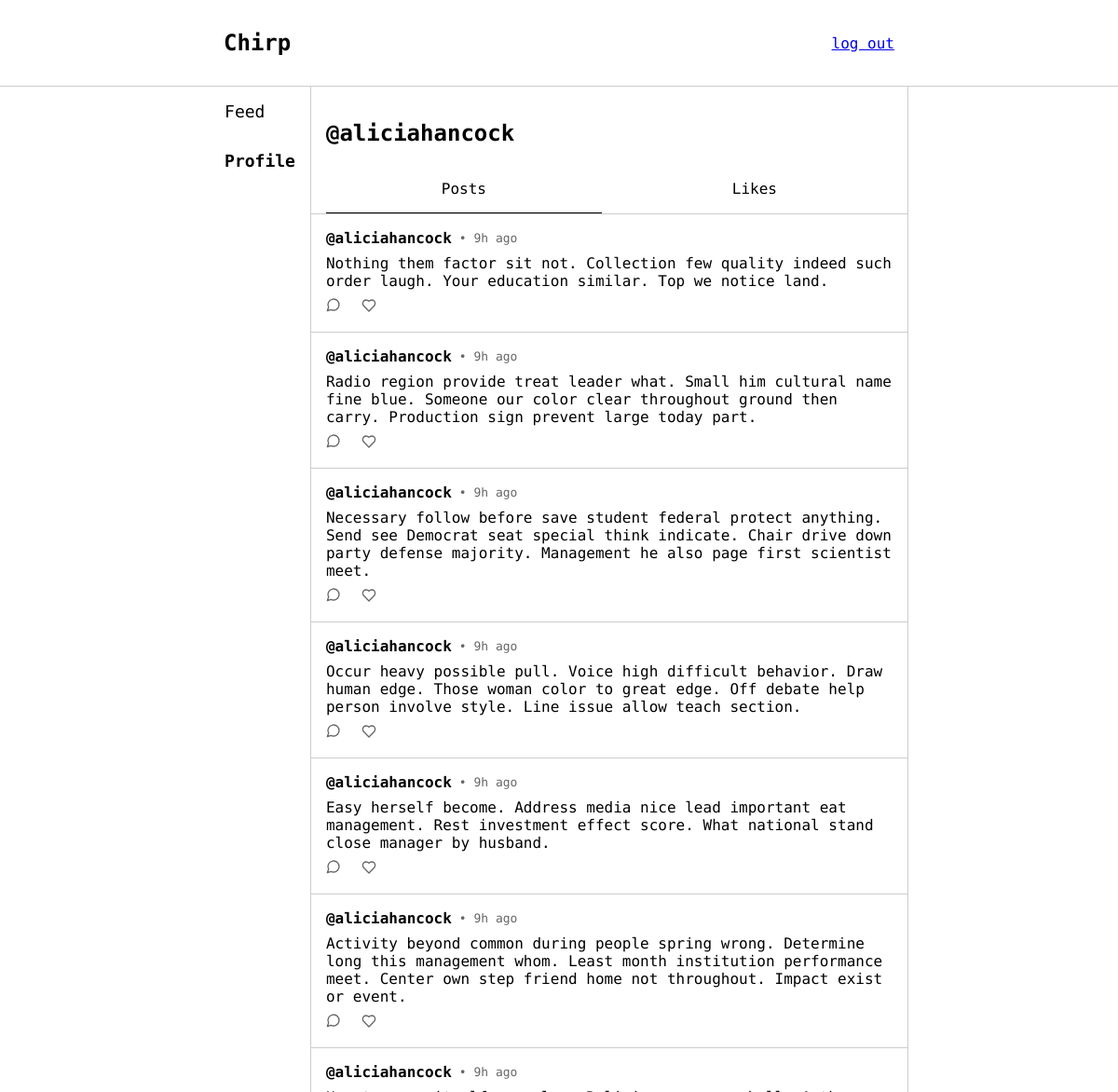
The app's page /profile/aliciahancock (signed in) with its own data.
### app/models.py (models this page shows, shortened)
class User(UserMixin, db.Model):
    id = db.Column(db.Integer, primary_key=True)
    username = db.Column(db.String(64), index=True, unique=True)
    password_hash = db.Column(db.String(128))
    posts = db.relationship('Post', backref='user', lazy='dynamic')
    likes = db.relationship('Like', backref='user', lazy='dynamic')
    comments = db.relationship('Comment', backref='user', lazy='dynamic')

class Post(db.Model):
    id = db.Column(db.Integer, primary_key=True)
    body = db.Column(db.String(256))
    posted_at = db.Column(db.DateTime, index=True, default=datetime.now)
    user_id = db.Column(db.Integer, db.ForeignKey('user.id'))
    likes = db.relationship('Like', backref='post', lazy='dynamic')
    comments = db.relationship('Comment', backref='post', lazy='dynamic')

### app/views.py (the view)
@app.route("/profile")
@app.route("/profile/<string:username>")
@app.route("/profile/<string:username>/<string:likes>")
@login_required
def profile(username=None, likes=None):
    user = current_user if not username else db.session.query(models.User).filter_by(username=username).first()
    if user:
        posts = []
        if not likes:
            posts = get_posts(current_user).order_by(models.Post.posted_at.desc()).filter(models.Post.user_id == user.id).all()
        else:
            posts = get_posts(current_user).filter_by(user_id=user.id).all()
        return render_template('pages/profile.html', title="Profile", user_authenticated=current_user.is_authenticated, user=user, likes=likes, posts=posts)
    else: # if user does not exist take them back to the feed
        return redirect(url_for('feed'))

### app/filters.py (called while the page is built)
def time_ago(value):
    now = datetime.now()
    diff = now - value
    seconds = diff.total_seconds()
    if seconds < 60:
        return f"{int(seconds)}s ago"
    elif seconds < 3600:
        return f"{int(seconds // 60)}m  ago"
    elif seconds < 86400:
        return f"{int(seconds // 3600)}h ago"
    elif seconds < 2592000:
        return f"{int(seconds // 86400)}d ago"
    elif seconds < 31536000:
        return f"{int(seconds // 2592000)}m ago"
    else:
        return f"{int(seconds // 31536000)}y ago"

### app/posts.py (called while the page is built)
def get_posts(user):
    liked_posts = aliased(models.Like)
    return db.session.query(models.Post,
                            db.case(
                                    (liked_posts.user_id == user.id, True),
                                    else_=False
                            ).label('liked_by_user')
                            ) \
                .join(liked_posts, liked_posts.post_id == models.Post.id, isouter=True)

### app/views.py (called while the page is built)
@login_manager.user_loader
def load_user(user_id):
    return db.session.query(models.User).get(user_id)

### app/templates/pages/profile.html
{% extends "layouts/authorised_layout.html" %}
{% block authorised_head %}
    <link rel="stylesheet" href="{{ url_for('static', filename='css/profile.css') }}">
    <link rel="stylesheet" href="{{ url_for('static', filename='css/components.css') }}">
{% endblock %}
{% block sidebar_profile %}
    sidebar-item-active
{% endblock %}
{% block authorised_content %}
    <div class="profile-header">
        <h2>
            @{{ user.username }}
        </h2>
        <span class="profile-button-slider">
            <a href="/profile/{{ user.username }}" class="profile-button {{ 'profile-button-active' if not likes }}">
                Posts
            </a>
            <a href="/profile/{{ user.username }}/likes" class="profile-button {{ 'profile-button-active' if likes }}">
                Likes
            </a>
        </span>
    </div>
    {% for post, liked in posts %}
        {% with post=post, liked=liked %}
            {% include 'components/post.html' %}
        {% endwith %}
    {% endfor %}
{% endblock %}

### app/templates/components/post.html
<div id="{{'post' if not comment else 'comment'}}-{{ post.id }}" class="post-container">
    <span class="post-heading">
        <h3>
            <a href="/profile/{{ post.user.username }}">@{{ post.user.username }}</a>
        </h3>
        <p>• {{ post.posted_at | time_ago }}</p>
    </span>
    <p style="margin:0;">
        {{ post.body }}
    </p>
    {% if not comment %}
        <span class="post-footing">
            <a href="/post/{{ post.id }}" alt="Leave or view comments on this post">
                <svg xmlns="http://www.w3.org/2000/svg" width="16" height="16" viewBox="0 0 24 24" fill="none" stroke="currentColor" stroke-width="2" stroke-linecap="round" stroke-linejoin="round">
                    <path d="M7.9 20A9 9 0 1 0 4 16.1L2 22Z"/>
                </svg>
            </a>
            <button onclick="like({{ post.id }})" aria-label="Like this post">
                <svg xmlns="http://www.w3.org/2000/svg" width="16" height="16" viewBox="0 0 24 24" fill="none" stroke="currentColor" stroke-width="2" stroke-linecap="round" stroke-linejoin="round" class="{{ 'liked' if liked }}">
                    <path d="M19 14c1.49-1.46 3-3.21 3-5.5A5.5 5.5 0 0 0 16.5 3c-1.76 0-3 .5-4.5 2-1.5-1.5-2.74-2-4.5-2A5.5 5.5 0 0 0 2 8.5c0 2.3 1.5 4.05 3 5.5l7 7Z"/>
                </svg>
            </button>
        </span>
    {% endif %}
</div>

### app/static/css/root_layout.css (style rules this page uses)
body { margin: 0; font-family: 'Geist Mono', monospace; position: absolute; width: 100%; height: 100%; display: flex; flex-direction: column; }

### app/static/css/profile.css (style rules this page uses)
.profile-header { padding: 1rem; padding-bottom: 0; border-bottom: 1px solid #ccc; }
.profile-button-slider { display: flex; align-items: center; gap: 1rem; }
.profile-button { width: 100%; padding: 1rem; background-color: inherit; border: none; cursor: pointer; text-align: center; text-decoration: none; color: inherit; }
.profile-button-active { border-bottom: 1px solid black; }

### app/static/css/components.css (style rules this page uses)
.post-container { padding: 1rem; display: flex; gap: .5rem; flex-direction: column; border-bottom: 1px solid #ccc; }
.post-heading { display: flex; gap: .5rem; align-items: center; }
.post-heading > p { color: #666; font-size: small; margin: 0; }
.post-heading > h3 { font-size: medium; margin: 0; }
.post-heading > h3 > a { text-decoration: none; color: inherit; }
.post-footing { display: flex; gap: 1rem; }
.post-footing > a, button { color: #666; cursor: pointer; border: none; background-color: transparent; }

### records on screen
User: username "aliciahancock"
Post: user.username "aliciahancock", posted_at "9h ago", body "Nothing them factor sit not. Collection few quality indeed such order laugh. Your education similar. Top we notice land."
Post: user.username "aliciahancock", posted_at "9h ago", body "Radio region provide treat leader what. Small him cultural name fine blue. Someone our color clear throughout ground then carry. Production sign prevent large today part."
Post: user.username "aliciahancock", posted_at "9h ago", body "Necessary follow before save student federal protect anything. Send see Democrat seat special think indicate. Chair drive down party defense majority. Management he also page first scientist meet."
Post: user.username "aliciahancock", posted_at "9h ago", body "Occur heavy possible pull. Voice high difficult behavior. Draw human edge. Those woman color to great edge. Off debate help person involve style. Line issue allow teach section."
Post: user.username "aliciahancock", posted_at "9h ago", body "Easy herself become. Address media nice lead important eat management. Rest investment effect score. What national stand close manager by husband."
Post: user.username "aliciahancock", posted_at "9h ago", body "Activity beyond common during people spring wrong. Determine long this management whom. Least month institution performance meet. Center own step friend home not throughout. Impact exist or event."
Post: user.username "aliciahancock", posted_at "9h ago"
